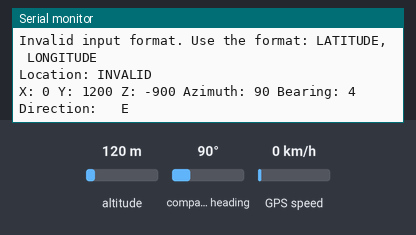
Bench run of a sketch on a simulated Arduino Mega 2560, built with avr-gcc and run on an emulated ATmega2560. On the bench: the last lines printed to the serial monitor. Inputs (shaded band) come from the test bench; at power-on: compass heading 90°, altitude 120 m, GPS speed 0 km/h. The GPS gets a fix after 3 s at 37.7749, -122.4194 with 8 satellites.

Above: at 1.2 s.
1.3 s: compass heading set to 7°
At 2.9 s:
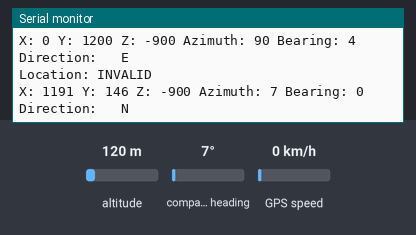
4.5 s: compass heading set to 180°
At 6.0 s:
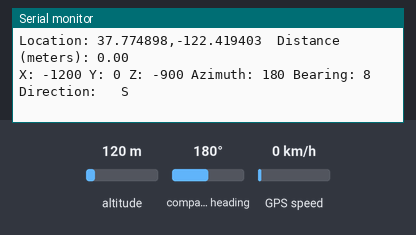
7.6 s: compass heading set to 269°
At 9.1 s:
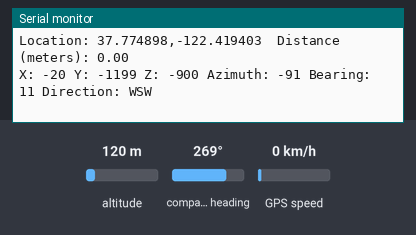
10.7 s: compass heading set to 352°
At 12.1 s:
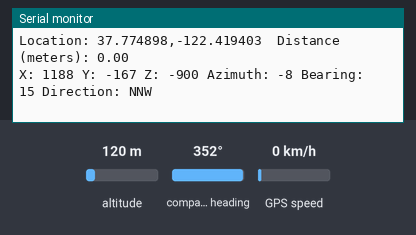

Measured:
- after the input at 1.3 s, the serial monitor: prints a new line after 0.75 s (image 1)
- after the input at 4.5 s, the serial monitor: prints a new line after 0.64 s (image 2)
- after the input at 7.6 s, the serial monitor: prints a new line after 0.62 s (image 3)
- after the input at 10.7 s, the serial monitor: prints a new line after 0.61 s (image 4)

The sketch:

DRT23_Distance_to_next_waypoint_updated_code.ino
```cpp
#include <TinyGPSPlus.h>
#include <SoftwareSerial.h>
#include <Wire.h>
#include <QMC5883LCompass.h>
#include <math.h>

double prevLat = 0.0;
double prevLng = 0.0;
double userLat = 0.0;
double userLng = 0.0;


/*
   This sample sketch demonstrates the normal use of a TinyGPS++(TinyGPSPlus) object.
   It requires the use of SoftwareSerial, and assumes that you have a
   9600-baud serial GPS device hooked up on pins 51(rx) and 49(tx) and a QMC5883 Magnetic Compass
   connected to the SCL/SDA pins.
*/

static const int RXPin = 51, TXPin = 49; // RX and TX pins are reverse on the board RX goto 49 and TX goto 51
static const uint32_t GPSBaud = 9600;

// Assign a Unique ID to the QMC5883 Compass Sensor
QMC5883LCompass compass;


// The TinyGPSPlus object
TinyGPSPlus gps; // The GT-U7 gps

// The serial connection to the GPS device
SoftwareSerial ss(RXPin, TXPin);


void setup()
{
  Serial.begin(115200);
  ss.begin(GPSBaud);
  compass.init();

  Serial.println(F("Simple Test with TinyGPS++ and attached GT-U7 GPS module"));
  Serial.print(F("Testing TinyGPSPlus library v. ")); Serial.println(TinyGPSPlus::libraryVersion());
  Serial.println();
  Serial.println(F("Enter the next waypoint coordinates (latitude and longitude) in decimal degrees."));
  Serial.println(F("Use the format: LATITUDE, LONGITUDE"));
}

void loop()
{
  // Check for user input
  if (Serial.available() > 0)
  {
    String userInput = Serial.readStringUntil('\n');
    parseUserInput(userInput);
  }

  // This sketch displays information every time a new sentence is correctly encoded.
  while (ss.available() > 0)
    if (gps.encode(ss.read()))
      displayGpsInfo();
}

void parseUserInput(String userInput)
{
  int commaIndex = userInput.indexOf(',');
  if (commaIndex != -1)
  {
    String latStr = userInput.substring(0, commaIndex);
    String lngStr = userInput.substring(commaIndex + 1);

    userLat = latStr.toDouble();
    userLng = lngStr.toDouble();

    Serial.println(F("New waypoint coordinates set."));
    Serial.print(F("Latitude: "));
    Serial.print(userLat, 6);
    Serial.print(F(", Longitude: "));
    Serial.println(userLng, 6);
  }
  else
  {
    Serial.println(F("Invalid input format. Use the format: LATITUDE, LONGITUDE"));
  }
}

void displayGpsInfo()
{
  // Print the location if lat-lng information was received
  Serial.print(F("Location: "));
  if (gps.location.isValid())
  {
    double currentLat = gps.location.lat();
    double currentLng = gps.location.lng();

    Serial.print(currentLat, 6);
    Serial.print(F(","));
    Serial.print(currentLng, 6);

    if (prevLat != 0.0 && prevLng != 0.0)
    {
      // Calculate distance using Haversine formula
      double distance = calculateDistance(prevLat, prevLng, currentLat, currentLng);
      Serial.print(F("  Distance (meters): "));
      Serial.print(distance);
    }

    if (userLat != 0.0 && userLng != 0.0)
    {
      double userDistance = calculateDistance(currentLat, currentLng, userLat, userLng);
      Serial.print(F("  User Waypoint Distance (meters): "));
      Serial.print(userDistance);
    }

    // Update previous waypoint
    prevLat = currentLat;
    prevLng = currentLng;
  }
  // Prints invalid if no information was received in regards to location.
  else
  {
    Serial.print(F("INVALID"));
  }

  Serial.println();
  displayCompassInfo();
}


void displayCompassInfo()
{
  // all function for compass
  	int x, y, z, a, b;
	char myArray[3];

	compass.read();

	x = compass.getX();
	y = compass.getY();
	z = compass.getZ();

	a = compass.getAzimuth();

	b = compass.getBearing(a);

	compass.getDirection(myArray, a);


	Serial.print("X: ");
	Serial.print(x);

	Serial.print(" Y: ");
	Serial.print(y);

	Serial.print(" Z: ");
	Serial.print(z);

	Serial.print(" Azimuth: ");
	Serial.print(a);

	Serial.print(" Bearing: ");
	Serial.print(b);

	Serial.print(" Direction: ");
	Serial.print(myArray[0]);
	Serial.print(myArray[1]);
	Serial.print(myArray[2]);

	Serial.println();

	delay(1000);
}

double calculateDistance(double lat1, double lon1, double lat2, double lon2)
{
  // Convert latitude and longitude from degrees to radians
  lat1 = radians(lat1);
  lon1 = radians(lon1);
  lat2 = radians(lat2);
  lon2 = radians(lon2);

  // Radius of the Earth in meters
  double earthRadius = 6371000.0; // Approximate value for Earth's radius

  // Haversine formula
  double dlon = lon2 - lon1;
  double dlat = lat2 - lat1;
  double a = pow(sin(dlat / 2), 2) + cos(lat1) * cos(lat2) * pow(sin(dlon / 2), 2);
  double c = 2 * atan2(sqrt(a), sqrt(1 - a));
  double distance = earthRadius * c;

  return distance;
}
```
